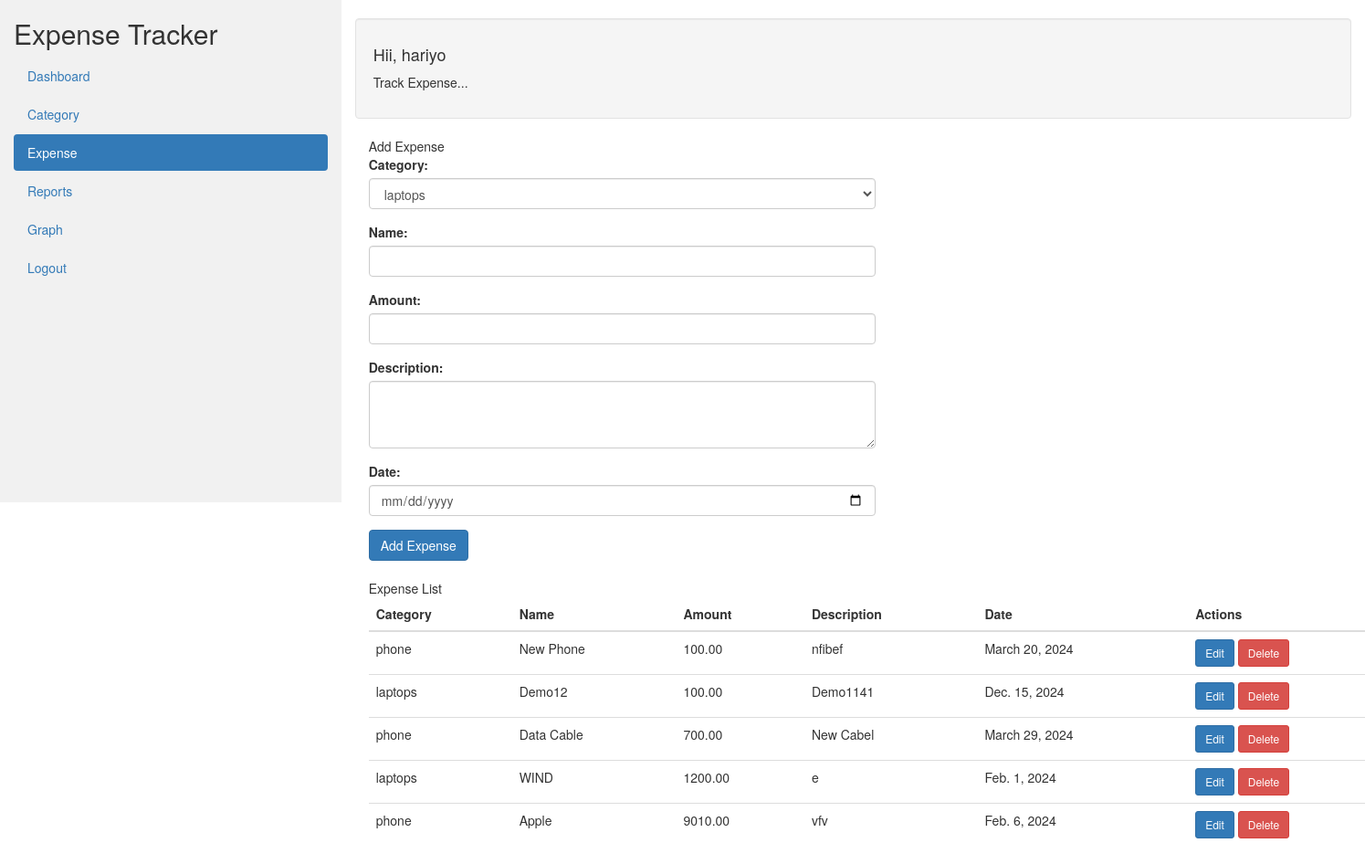
The page /expense_dash (signed in) on the database as committed earlier.
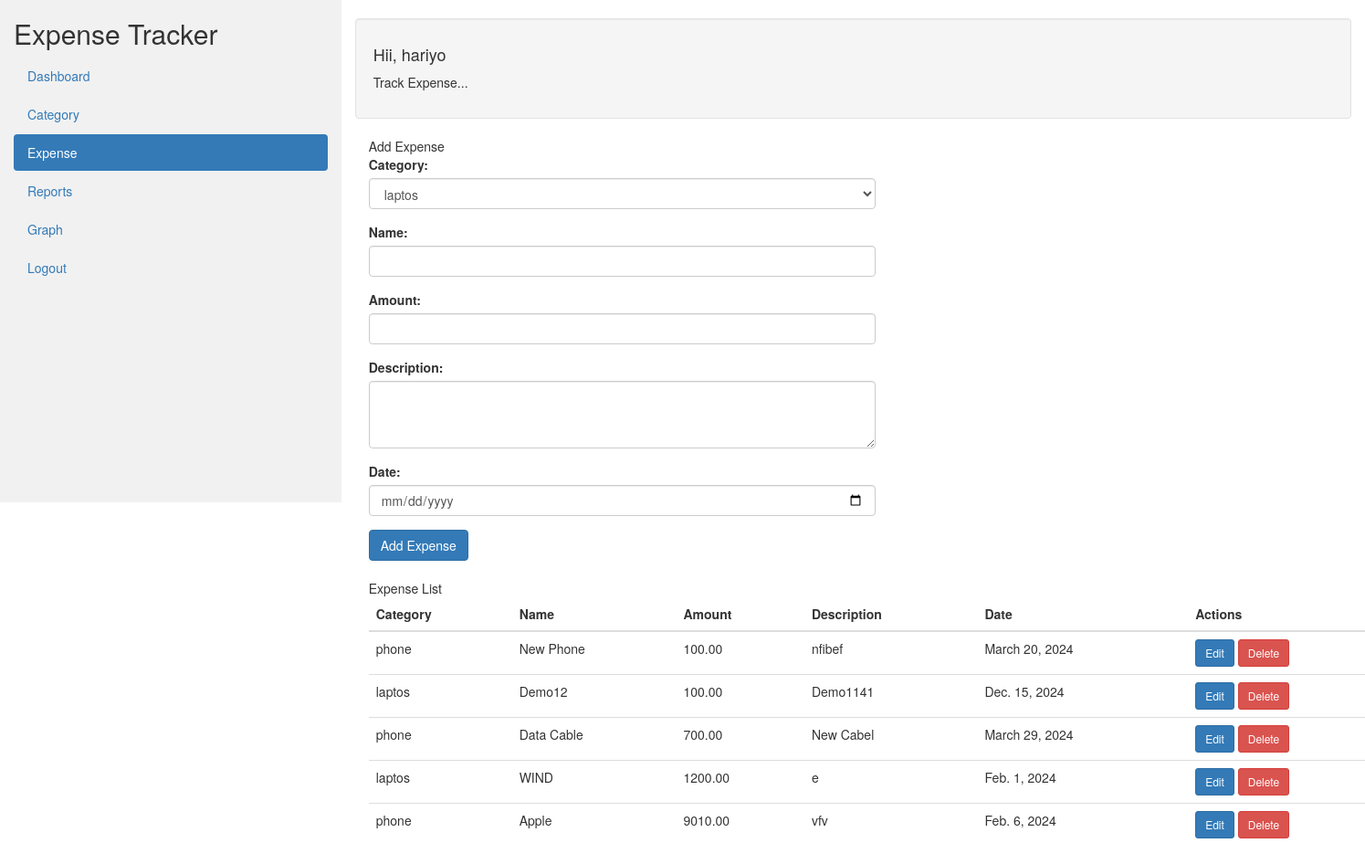
The same page on the database as committed later.
### ExpenseTracker/models.py (models this page shows, shortened)
class Expense(models.Model):
    user = models.ForeignKey(User, on_delete=models.CASCADE)
    name = models.CharField(max_length=20)
    category = models.ForeignKey(Category, on_delete=models.SET_NULL, null=True)
    amount = models.DecimalField(max_digits=10, decimal_places=2)
    description = models.TextField()
    date = models.DateField()

class Category(models.Model):
    name = models.CharField(max_length=100, db_index=True,unique=True)
    def __str__(self):
        return self.name

### ExpenseTracker/views.py (the view)
# urls.py: path('expense_dash',views.expense_dash,name="expense_dash"),
def expense_dash(request):
    categories = Category.objects.all()
    expenses = Expense.objects.filter(user=request.user)
    d = {'categories': categories,'expenses':expenses}
    return render(request, 'expense_dash.html',d)

### templates/expense_dash.html (shortened to what this page needs)
<!DOCTYPE html>
<html lang="en">
<head>
  <link rel="stylesheet" href="https://maxcdn.bootstrapcdn.com/bootstrap/3.4.1/css/bootstrap.min.css">
</head>
<body>
      <div class="container-fluid">
        <div class="row content">
          <div class="col-sm-3 sidenav hidden-xs">
            <h2>Expense Tracker</h2>
            <ul class="nav nav-pills nav-stacked">
                <li class=""><a href="{% url 'index' %}">
                    Dashboard</a></li>
                    <li><a href="{% url 'category_dash' %}">Category</a></li>
                    <li class="active"><a href="{% url 'expense_dash' %}">Expense</a></li>
                    <li><a href="{% url 'generate_report' %}">Reports</a></li>
                    <li><a href="{% url 'generate_graph' %}">Graph</a></li>
                    <li><a href="{% url 'logout' %}">Logout</a></li>
            </ul><br>
          </div>
          <br>
          <div class="col-sm-9">
            <div class="well">
              <h4> {% block content %}
                  {% if user.is_authenticated %}
                      Hii, {{ user.username }}
                  {% else %}
                      <a href="\user_login">Login</a>
                  {% endif %}
             </h4>
              <p>Track Expense...</p>
            </div>
<div class="container mt-5">
    <div class="row">
        <div class="col-md-6">
            <div class="form-card">
                <div class="card">
                    <div class="card-header">Add Expense</div>
                    <div class="card-body">
                        <form method="post" action="{% url 'add_expense' %}">
                            <div class="form-group">
                                <label for="category">Category:</label>
                                <select class="form-control" id="category" name="category">
                                    {% for category in categories %}
                                        <option value="{{ category.name }}">{{ category.name }}</option>
                                    {% endfor %}
                                </select>
                            </div>
                            <div class="form-group">
                                <label for="name">Name:</label>
                                <input type="text" class="form-control" id="name" name="name">
                            </div>
                            <div class="form-group">
                                <label for="amount">Amount:</label>
                                <input type="number" class="form-control" id="amount" name="amount">
                            </div>
                            <div class="form-group">
                                <label for="description">Description:</label>
                                <textarea class="form-control" id="description" name="description" rows="3"></textarea>
                            </div>
                            <div class="form-group">
                                <label for="date">Date:</label>
                                <input type="date" class="form-control" id="date" name="date">
                            </div>
                            <button type="submit" class="btn btn-primary">Add Expense</button>
                        </form>
                    </div>
                </div>
            </div>
        </div>
    </div>
    <div class="row">
        <div class="col-md-12">
            <div class="card">
                <div class="card-header centre">Expense List</div>
                <div class="card-body">
                    <table class="table">
                        <thead>
                            <tr>
                                <th>Category</th>
                                <th>Name</th>
                                <th>Amount</th>
                                <th>Description</th>
                                <th>Date</th>
                                <th>Actions</th>
                            </tr>
                        </thead>
                        <tbody>
                            {% for expense in expenses %}
                                <tr>
                                    <td>{{ expense.category }}</td>
                                    <td>{{ expense.name }}</td>
                                    <td>{{ expense.amount }}</td>
                                    <td>{{ expense.description }}</td>
                                    <td>{{ expense.date }}</td>
                                    <td>
                                        <a href="{% url 'edit_expense' expense.pk %}" class="btn btn-primary btn-sm">Edit</a>
                                        <form action="{% url 'expense_delete' expense.pk %}" method="post" style="display:inline;">
                                            <button type="submit" class="btn btn-danger btn-sm" onclick="return confirm('Are You Sure?')">Delete</button>
                                        </form>
                                    </td>
                                </tr>
                            {% empty %}
                                <tr>
                                    <td colspan="6">No expenses found</td>
                                </tr>
                            {% endfor %}
                        </tbody>
                    </table>
                </div>
            </div>
        </div>
    </div>
</div>
{% endblock %}
</body>
</html>

### templates/expense_dash.html (style rules this page uses)
.form-card { margin-bottom: 20px; }
.row.content { height: 550px }
.sidenav { background-color: #f1f1f1; height: 100%; }

Rows that differ between the two databases and show on the page:
changed through a linked row, Expense "Demo12": category "laptops" → "laptos"
changed through a linked row, Expense "WIND": category "laptops" → "laptos"
Other text that changed with them:
form field category: "laptops" → "laptos"
